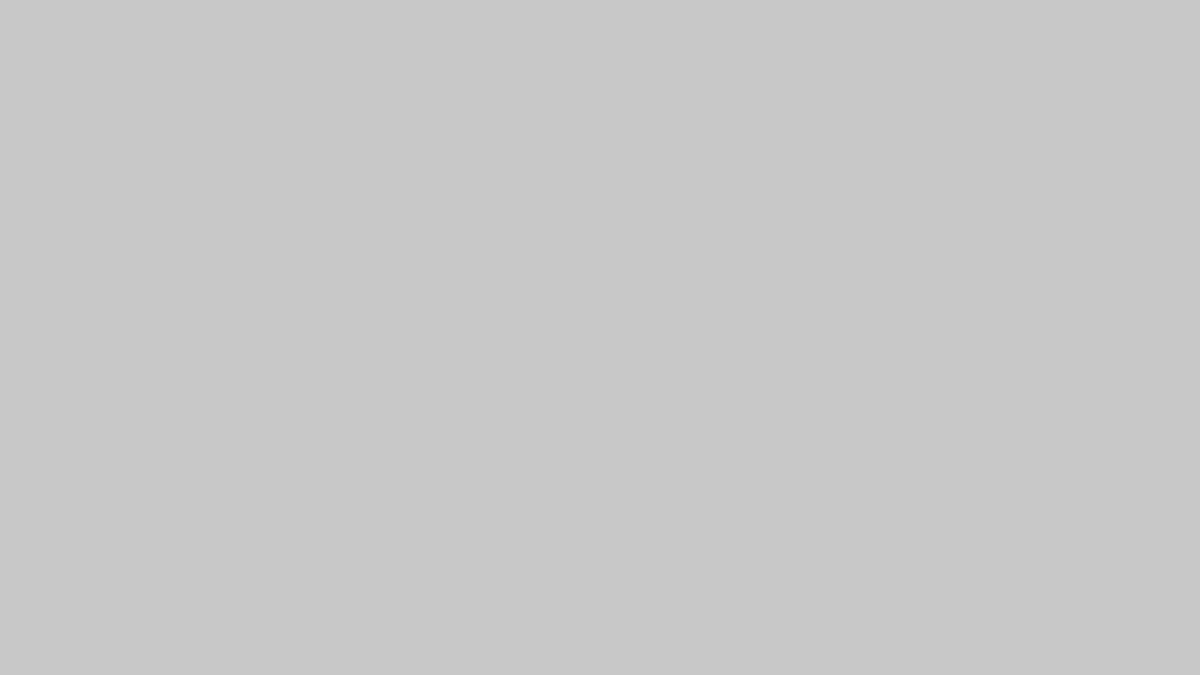
Frame 1 (no input)
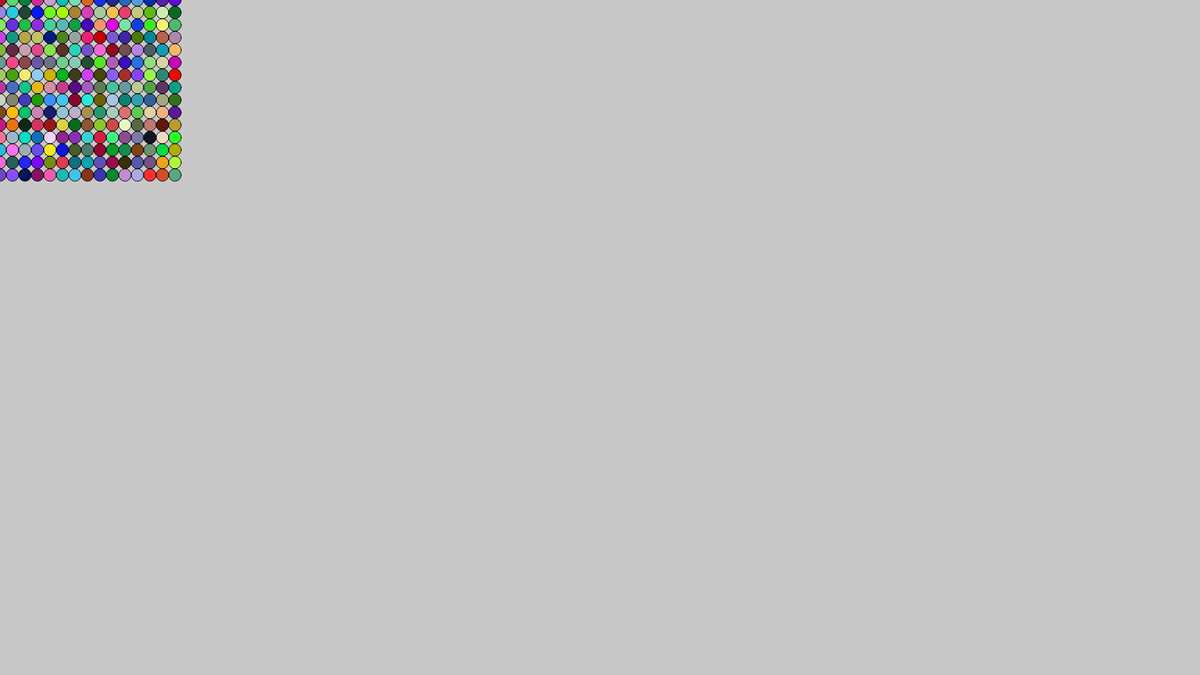
Frame 60 (no input)
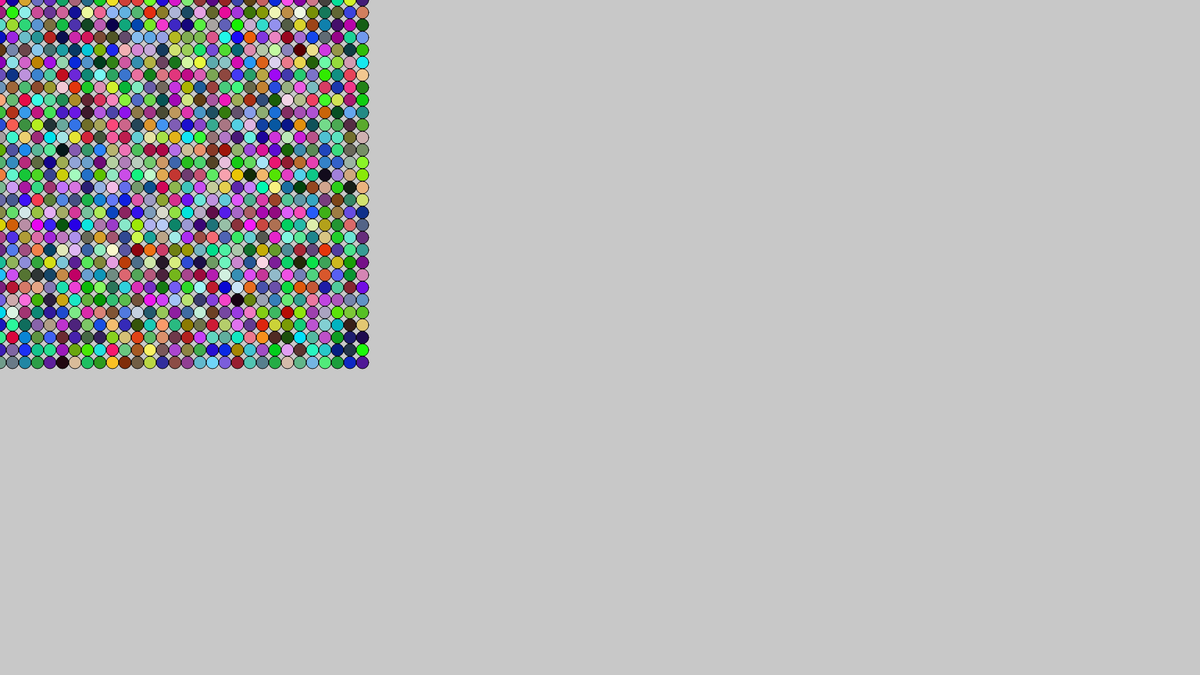
Frame 120 (the mouse pressed at the canvas centre since frame 60)

The p5.js sketch that drew these frames (run headless with seeded random() and noise() and a simulated clock; from frame 60 on, the mouse is pressed at the canvas centre):

// p5.js sketch
// ── sketch.js

var animation=0;
function setup(){
 createCanvas(1920,1080); 
}


function draw(){
background(200);

for(var x=0; x<animation ; x=x+20 ){
   
for(var y=0; y<animation; y=y+20){
  fill(random(250),random(250),random(250));
  ellipse(x,y,20,20);
}
}
 animation=animation+5;
}
